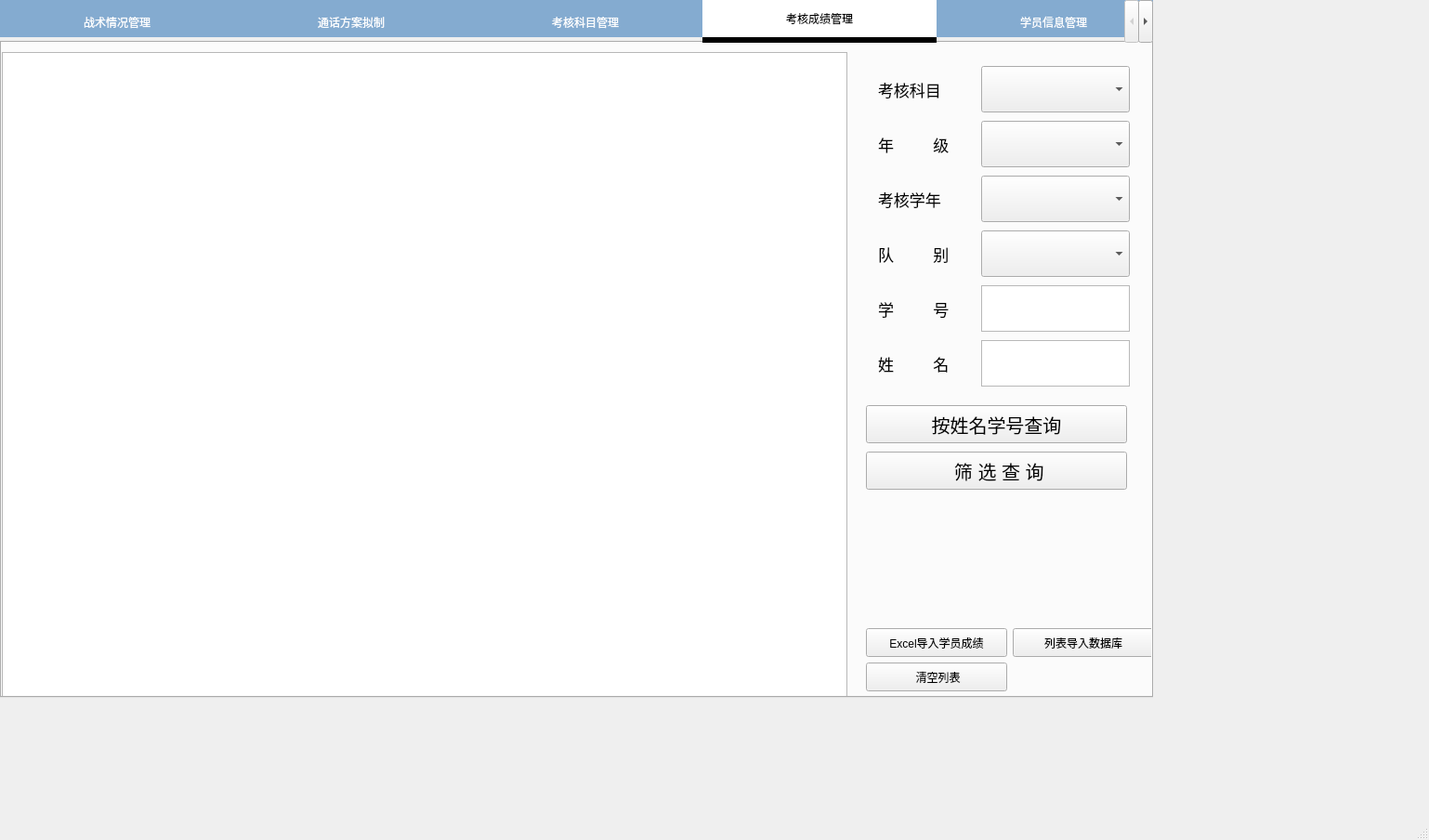
<?xml version="1.0" encoding="UTF-8"?>
<ui version="4.0">
 <class>OperateWindow</class>
 <widget class="QMainWindow" name="OperateWindow">
  <property name="geometry">
   <rect>
    <x>0</x>
    <y>0</y>
    <width>1538</width>
    <height>904</height>
   </rect>
  </property>
  <property name="windowTitle">
   <string> TacticalControl</string>
  </property>
  <widget class="QWidget" name="centralwidget">
   <widget class="QTabWidget" name="twOperate">
    <property name="geometry">
     <rect>
      <x>0</x>
      <y>0</y>
      <width>1241</width>
      <height>751</height>
     </rect>
    </property>
    <property name="styleSheet">
     <string notr="true">QTabBar::tab{width:252;height:40; font:bold 20px 微软雅黑;background-color:rgb(132, 171, 208); color:white;}
QTabBar::tab:selected{color:#000000;border-bottom:6px solid rgb(0,0,0);background-color:#FFFFFF;}</string>
    </property>
    <property name="locale">
     <locale language="English" country="UnitedStates"/>
    </property>
    <property name="currentIndex">
     <number>3</number>
    </property>
    <widget class="QWidget" name="tabTacticalManage">
     <attribute name="title">
      <string>战术情况管理</string>
     </attribute>
    </widget>
    <widget class="QWidget" name="tabSchemePreparation">
     <attribute name="title">
      <string>通话方案拟制</string>
     </attribute>
    </widget>
    <widget class="QWidget" name="tabSubjectManager">
     <attribute name="title">
      <string>考核科目管理</string>
     </attribute>
    </widget>
    <widget class="QWidget" name="tabMarkManage">
     <attribute name="title">
      <string>考核成绩管理</string>
     </attribute>
     <widget class="QTableView" name="tvMarkManage">
      <property name="geometry">
       <rect>
        <x>0</x>
        <y>10</y>
        <width>910</width>
        <height>721</height>
       </rect>
      </property>
     </widget>
     <widget class="QWidget" name="widgetMarkManage" native="true">
      <property name="geometry">
       <rect>
        <x>920</x>
        <y>10</y>
        <width>311</width>
        <height>371</height>
       </rect>
      </property>
      <widget class="QWidget" name="layoutWidget">
       <property name="geometry">
        <rect>
         <x>3</x>
         <y>12</y>
         <width>311</width>
         <height>351</height>
        </rect>
       </property>
       <layout class="QGridLayout" name="gridLayoutMarkManager_1">
        <item row="0" column="0">
         <widget class="QLabel" name="labelexercise">
          <property name="maximumSize">
           <size>
            <width>85</width>
            <height>16777215</height>
           </size>
          </property>
          <property name="font">
           <font>
            <pointsize>13</pointsize>
           </font>
          </property>
          <property name="text">
           <string>考核科目</string>
          </property>
         </widget>
        </item>
        <item row="0" column="1">
         <widget class="QComboBox" name="cbxExerciseOption">
          <property name="sizePolicy">
           <sizepolicy hsizetype="Preferred" vsizetype="Preferred">
            <horstretch>0</horstretch>
            <verstretch>0</verstretch>
           </sizepolicy>
          </property>
          <property name="maximumSize">
           <size>
            <width>160</width>
            <height>50</height>
           </size>
          </property>
         </widget>
        </item>
        <item row="1" column="0">
         <widget class="QLabel" name="labelGrade">
          <property name="maximumSize">
           <size>
            <width>85</width>
            <height>16777215</height>
           </size>
          </property>
          <property name="font">
           <font>
            <pointsize>13</pointsize>
           </font>
          </property>
          <property name="text">
           <string>年         级</string>
          </property>
         </widget>
        </item>
        <item row="1" column="1">
         <widget class="QComboBox" name="cbxGradeOption">
          <property name="sizePolicy">
           <sizepolicy hsizetype="Preferred" vsizetype="Preferred">
            <horstretch>0</horstretch>
            <verstretch>0</verstretch>
           </sizepolicy>
          </property>
          <property name="maximumSize">
           <size>
            <width>160</width>
            <height>50</height>
           </size>
          </property>
         </widget>
        </item>
        <item row="2" column="0">
         <widget class="QLabel" name="labeleTime">
          <property name="maximumSize">
           <size>
            <width>85</width>
            <height>16777215</height>
           </size>
          </property>
          <property name="font">
           <font>
            <pointsize>13</pointsize>
           </font>
          </property>
          <property name="text">
           <string>考核学年</string>
          </property>
         </widget>
        </item>
        <item row="2" column="1">
         <widget class="QComboBox" name="cbxDate">
          <property name="sizePolicy">
           <sizepolicy hsizetype="Preferred" vsizetype="Preferred">
            <horstretch>0</horstretch>
            <verstretch>0</verstretch>
           </sizepolicy>
          </property>
          <property name="maximumSize">
           <size>
            <width>160</width>
            <height>50</height>
           </size>
          </property>
         </widget>
        </item>
        <item row="3" column="0">
         <widget class="QLabel" name="labelCompany">
          <property name="maximumSize">
           <size>
            <width>85</width>
            <height>16777215</height>
           </size>
          </property>
          <property name="font">
           <font>
            <pointsize>13</pointsize>
           </font>
          </property>
          <property name="text">
           <string>队         别</string>
          </property>
         </widget>
        </item>
        <item row="3" column="1">
         <widget class="QComboBox" name="cbxCompany">
          <property name="sizePolicy">
           <sizepolicy hsizetype="Preferred" vsizetype="Preferred">
            <horstretch>0</horstretch>
            <verstretch>0</verstretch>
           </sizepolicy>
          </property>
          <property name="maximumSize">
           <size>
            <width>160</width>
            <height>50</height>
           </size>
          </property>
         </widget>
        </item>
        <item row="4" column="0">
         <widget class="QLabel" name="labelMMID">
          <property name="maximumSize">
           <size>
            <width>85</width>
            <height>16777215</height>
           </size>
          </property>
          <property name="font">
           <font>
            <pointsize>13</pointsize>
           </font>
          </property>
          <property name="text">
           <string>学         号</string>
          </property>
         </widget>
        </item>
        <item row="4" column="1">
         <widget class="QTextEdit" name="textEditMMID">
          <property name="sizePolicy">
           <sizepolicy hsizetype="Preferred" vsizetype="Preferred">
            <horstretch>0</horstretch>
            <verstretch>0</verstretch>
           </sizepolicy>
          </property>
          <property name="maximumSize">
           <size>
            <width>160</width>
            <height>50</height>
           </size>
          </property>
          <property name="font">
           <font>
            <pointsize>18</pointsize>
           </font>
          </property>
         </widget>
        </item>
        <item row="5" column="0">
         <widget class="QLabel" name="labelMMName">
          <property name="maximumSize">
           <size>
            <width>85</width>
            <height>16777215</height>
           </size>
          </property>
          <property name="font">
           <font>
            <pointsize>13</pointsize>
           </font>
          </property>
          <property name="text">
           <string>姓         名</string>
          </property>
         </widget>
        </item>
        <item row="5" column="1">
         <widget class="QTextEdit" name="textEditMMName">
          <property name="sizePolicy">
           <sizepolicy hsizetype="Preferred" vsizetype="Preferred">
            <horstretch>0</horstretch>
            <verstretch>0</verstretch>
           </sizepolicy>
          </property>
          <property name="maximumSize">
           <size>
            <width>160</width>
            <height>50</height>
           </size>
          </property>
          <property name="font">
           <font>
            <pointsize>18</pointsize>
           </font>
          </property>
         </widget>
        </item>
       </layout>
      </widget>
     </widget>
     <widget class="QPushButton" name="btnFilterQueryMarkManage">
      <property name="geometry">
       <rect>
        <x>930</x>
        <y>440</y>
        <width>281</width>
        <height>41</height>
       </rect>
      </property>
      <property name="font">
       <font>
        <pointsize>15</pointsize>
       </font>
      </property>
      <property name="text">
       <string> 筛 选 查 询</string>
      </property>
     </widget>
     <widget class="QWidget" name="layoutWidget">
      <property name="geometry">
       <rect>
        <x>930</x>
        <y>630</y>
        <width>312</width>
        <height>70</height>
       </rect>
      </property>
      <layout class="QGridLayout" name="gridLayoutMarkManage_2">
       <property name="sizeConstraint">
        <enum>QLayout::SetNoConstraint</enum>
       </property>
       <item row="0" column="0">
        <widget class="QPushButton" name="btnMarkManageImport">
         <property name="sizePolicy">
          <sizepolicy hsizetype="Preferred" vsizetype="Preferred">
           <horstretch>0</horstretch>
           <verstretch>0</verstretch>
          </sizepolicy>
         </property>
         <property name="minimumSize">
          <size>
           <width>152</width>
           <height>0</height>
          </size>
         </property>
         <property name="maximumSize">
          <size>
           <width>152</width>
           <height>31</height>
          </size>
         </property>
         <property name="text">
          <string>Excel导入学员成绩</string>
         </property>
        </widget>
       </item>
       <item row="0" column="1">
        <widget class="QPushButton" name="btnMarkManageImportDB">
         <property name="maximumSize">
          <size>
           <width>152</width>
           <height>31</height>
          </size>
         </property>
         <property name="text">
          <string>列表导入数据库</string>
         </property>
        </widget>
       </item>
       <item row="1" column="0" colspan="2">
        <widget class="QPushButton" name="btnClearListMarkManage">
         <property name="maximumSize">
          <size>
           <width>152</width>
           <height>31</height>
          </size>
         </property>
         <property name="text">
          <string> 清空列表</string>
         </property>
        </widget>
       </item>
      </layout>
     </widget>
     <widget class="QPushButton" name="btnNameIDQueryMarkManage">
      <property name="geometry">
       <rect>
        <x>930</x>
        <y>390</y>
        <width>281</width>
        <height>41</height>
       </rect>
      </property>
      <property name="font">
       <font>
        <pointsize>15</pointsize>
       </font>
      </property>
      <property name="text">
       <string>按姓名学号查询</string>
      </property>
     </widget>
    </widget>
    <widget class="QWidget" name="tabStuInfo">
     <attribute name="title">
      <string>学员信息管理</string>
     </attribute>
     <widget class="QTableView" name="tvStuInfo">
      <property name="geometry">
       <rect>
        <x>0</x>
        <y>10</y>
        <width>910</width>
        <height>721</height>
       </rect>
      </property>
      <attribute name="horizontalHeaderMinimumSectionSize">
       <number>20</number>
      </attribute>
      <attribute name="horizontalHeaderStretchLastSection">
       <bool>true</bool>
      </attribute>
     </widget>
     <widget class="QWidget" name="widget" native="true">
      <property name="geometry">
       <rect>
        <x>920</x>
        <y>30</y>
        <width>311</width>
        <height>331</height>
       </rect>
      </property>
      <widget class="QPushButton" name="btnQuery">
       <property name="geometry">
        <rect>
         <x>10</x>
         <y>270</y>
         <width>141</width>
         <height>41</height>
        </rect>
       </property>
       <property name="text">
        <string>按姓名学号查询</string>
       </property>
      </widget>
      <widget class="QWidget" name="layoutWidget">
       <property name="geometry">
        <rect>
         <x>10</x>
         <y>0</y>
         <width>301</width>
         <height>231</height>
        </rect>
       </property>
       <layout class="QGridLayout" name="gridLayoutStuInfo_1">
        <item row="0" column="0">
         <widget class="QLabel" name="labelName">
          <property name="maximumSize">
           <size>
            <width>70</width>
            <height>16777215</height>
           </size>
          </property>
          <property name="font">
           <font>
            <pointsize>13</pointsize>
           </font>
          </property>
          <property name="text">
           <string>姓         名</string>
          </property>
         </widget>
        </item>
        <item row="0" column="1">
         <widget class="QTextEdit" name="textEditName">
          <property name="sizePolicy">
           <sizepolicy hsizetype="Preferred" vsizetype="Preferred">
            <horstretch>227</horstretch>
            <verstretch>60</verstretch>
           </sizepolicy>
          </property>
          <property name="maximumSize">
           <size>
            <width>190</width>
            <height>50</height>
           </size>
          </property>
          <property name="font">
           <font>
            <pointsize>19</pointsize>
           </font>
          </property>
         </widget>
        </item>
        <item row="1" column="0">
         <widget class="QLabel" name="labelID">
          <property name="font">
           <font>
            <pointsize>13</pointsize>
           </font>
          </property>
          <property name="text">
           <string>学         号</string>
          </property>
         </widget>
        </item>
        <item row="1" column="1">
         <widget class="QTextEdit" name="textEditID">
          <property name="sizePolicy">
           <sizepolicy hsizetype="Preferred" vsizetype="Preferred">
            <horstretch>227</horstretch>
            <verstretch>0</verstretch>
           </sizepolicy>
          </property>
          <property name="maximumSize">
           <size>
            <width>190</width>
            <height>50</height>
           </size>
          </property>
          <property name="font">
           <font>
            <pointsize>19</pointsize>
           </font>
          </property>
         </widget>
        </item>
        <item row="2" column="0">
         <widget class="QLabel" name="labelIGrade">
          <property name="font">
           <font>
            <pointsize>13</pointsize>
           </font>
          </property>
          <property name="text">
           <string>年         级</string>
          </property>
         </widget>
        </item>
        <item row="2" column="1">
         <widget class="QComboBox" name="comboBoxGrade">
          <property name="sizePolicy">
           <sizepolicy hsizetype="Preferred" vsizetype="Preferred">
            <horstretch>0</horstretch>
            <verstretch>0</verstretch>
           </sizepolicy>
          </property>
          <property name="maximumSize">
           <size>
            <width>190</width>
            <height>50</height>
           </size>
          </property>
         </widget>
        </item>
        <item row="3" column="0">
         <widget class="QLabel" name="labelIPro">
          <property name="font">
           <font>
            <pointsize>13</pointsize>
           </font>
          </property>
          <property name="text">
           <string>专         业</string>
          </property>
         </widget>
        </item>
        <item row="3" column="1">
         <widget class="QComboBox" name="comboBoxPro">
          <property name="sizePolicy">
           <sizepolicy hsizetype="Preferred" vsizetype="Preferred">
            <horstretch>0</horstretch>
            <verstretch>0</verstretch>
           </sizepolicy>
          </property>
          <property name="maximumSize">
           <size>
            <width>190</width>
            <height>50</height>
           </size>
          </property>
         </widget>
        </item>
       </layout>
      </widget>
      <widget class="QPushButton" name="btnQueryByGS">
       <property name="geometry">
        <rect>
         <x>160</x>
         <y>270</y>
         <width>141</width>
         <height>41</height>
        </rect>
       </property>
       <property name="text">
        <string>按专业年级查询</string>
       </property>
      </widget>
     </widget>
     <widget class="QWidget" name="layoutWidget">
      <property name="geometry">
       <rect>
        <x>930</x>
        <y>630</y>
        <width>311</width>
        <height>70</height>
       </rect>
      </property>
      <layout class="QGridLayout" name="gridLayoutStuInfo_2">
       <item row="0" column="0">
        <widget class="QPushButton" name="btnImport">
         <property name="text">
          <string>Excel导入学员信息</string>
         </property>
        </widget>
       </item>
       <item row="0" column="1">
        <widget class="QPushButton" name="btnInputDB">
         <property name="text">
          <string>列表导入数据库</string>
         </property>
        </widget>
       </item>
       <item row="1" column="0">
        <widget class="QPushButton" name="btnClearList">
         <property name="text">
          <string> 清空列表</string>
         </property>
        </widget>
       </item>
      </layout>
     </widget>
    </widget>
   </widget>
  </widget>
  <widget class="QMenuBar" name="menubar">
   <property name="geometry">
    <rect>
     <x>0</x>
     <y>0</y>
     <width>1538</width>
     <height>22</height>
    </rect>
   </property>
  </widget>
  <widget class="QStatusBar" name="statusbar"/>
 </widget>
 <resources/>
 <connections/>
</ui>
